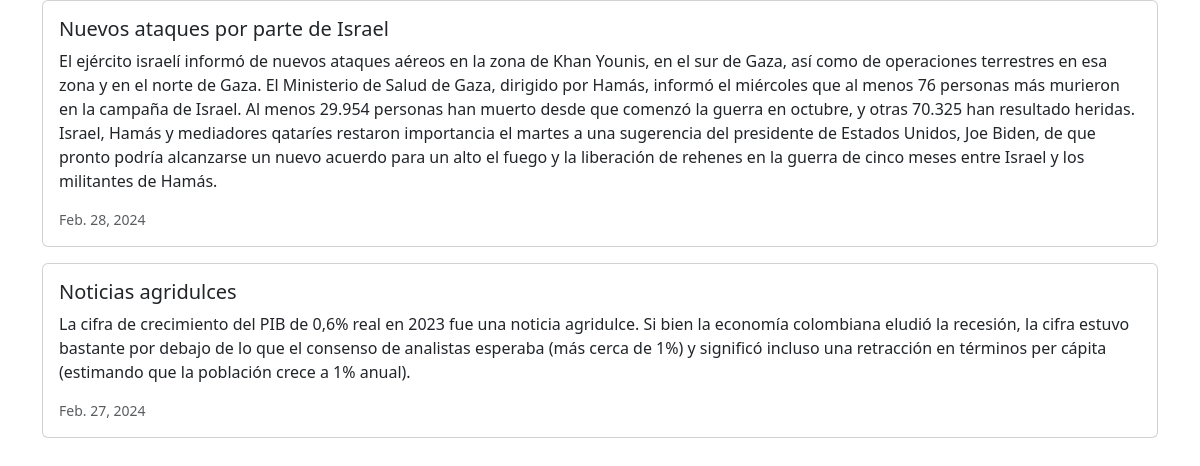
Page /news/ on the committed database.
### news/models.py (models this page shows, shortened)
class News (models.Model):
    headline = models.CharField(max_length=200)
    body = models.TextField()
    date = models.DateField()

### news/views.py (the view)
# urls.py: path('news/', include('news.urls')),
def news(request):
    newss = News.objects.all().order_by('-date')
    return render (request, 'news.html' , {'newss':newss})

### news/templates/news.html (shortened to what this page needs)
<head>
    <link href="https://cdn.jsdelivr.net/npm/bootstrap@5.3.3/dist/css/bootstrap.min.css" rel="stylesheet">
</head>
<div class = "container">
    {% for news in newss %}
    <div class="card mb-3">
        <div class="row g-0">
          <div>
            <div class="card-body">
              <h5 class="card-title">{{ news.headline }}</h5>
              <p class="card-text">{{ news.body }}</p>
              <p class="card-text"><small class="text-muted">{{ news.date }}</small></p>
            </div>
          </div>
        </div>
    </div>
    {% endfor %}
</div>

### rows in the picture
News: headline "Nuevos ataques por parte de Israel", body "El ejército israelí informó de nuevos ataques aéreos en la zona de Khan Younis, en el sur de Gaza, así como de operaciones terrestres en esa zona y en el norte de Gaza. El Ministerio de Salud de Gaza, dirigido por Hamás, informó el miércoles que al menos 76 personas más murieron en la campaña de Israel. Al menos 29.954 personas han muerto desde que comenzó la guerra en octubre, y otras 70.325 han resultado heridas. Israel, Hamás y mediadores qataríes restaron importancia el martes a una sugerencia del presidente de Estados Unidos, Joe Biden, de que pronto podría alcanzarse un nuevo acuerdo para un alto el fuego y la liberación de rehenes en la guerra de cinco meses entre Israel y los…", date "Feb. 28, 2024"
News: headline "Noticias agridulces", body "La cifra de crecimiento del PIB de 0,6% real en 2023 fue una noticia agridulce. Si bien la economía colombiana eludió la recesión, la cifra estuvo bastante por debajo de lo que el consenso de analistas esperaba (más cerca de 1%) y significó incluso una retracción en términos per cápita (estimando que la población crece a 1% anual).", date "Feb. 27, 2024"
